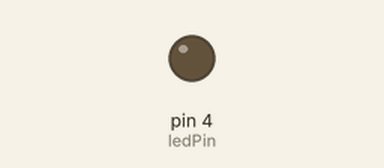
Recording of a sketch running on a simulated Arduino Uno, built with avr-gcc and run on an emulated ATmega328P. Parts: output pins drawn as LEDs (lit = HIGH).

Above: at 0.2 s.
At 1.5 s:
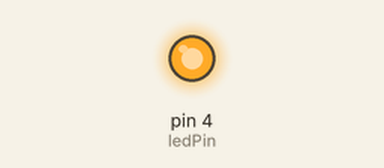
Timing chart, 0 to 5.3 s (numbered marks = the images above):
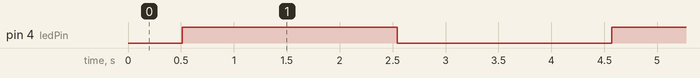

Measured:
- by itself, pin 4 (ledPin): alternates HIGH for 2.0 s and LOW for 2.0 s

The sketch:

intensidad.ino
```cpp
const int ledPin = 4; // Usar un pin PWM (en Arduino Uno, los pines PWM son 3, 5, 6, 9, 10, 11)

void setup() {
  pinMode(ledPin, OUTPUT); // Configurar el pin como salida
}

void loop() {
  // Aumentar la intensidad de 0 a 255 (apagado a encendido)
  for (int dutyCycle = 0; dutyCycle <= 255; dutyCycle++) {
    analogWrite(ledPin, dutyCycle); // Establecer el ciclo de trabajo
    delay(4); // Pequeño retardo para suavizar la transición (1 segundo / 255 pasos ≈ 4 ms por paso)
  }
  delay(1000); // Esperar 1 segundo en el máximo brillo

  // Disminuir la intensidad de 255 a 0 (encendido a apagado)
  for (int dutyCycle = 255; dutyCycle >= 0; dutyCycle--) {
    analogWrite(ledPin, dutyCycle); // Establecer el ciclo de trabajo
    delay(4); // Pequeño retardo para suavizar la transición
  }
  delay(1000); // Esperar 1 segundo en el mínimo brillo (apagado)
}
```
